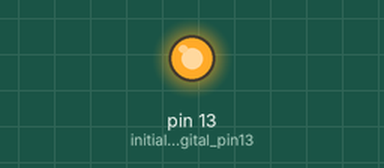
Simulated run of this sketch. Board: Arduino Uno, built with avr-gcc and run on an emulated ATmega328P. On the bench: output pins drawn as LEDs (lit = HIGH).

Above: at 0.5 s.
Timing chart, 0 to 3.0 s (numbered marks = the images above):
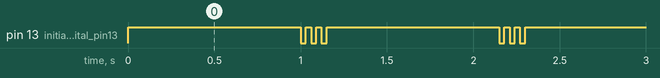

The sketch:

code_1_glow_A_led.ino
```cpp
void setup() {
  // put your setup code here, to run once:
  pinMode(13,OUTPUT);   // initialize digital pin13 as an output

}

void loop() {
  // put your main code here, to run repeatedly:
   digitalWrite(13,HIGH);    //set pin13 as high
   delay(1000);                    // keep it high
   digitalWrite(13,LOW);        //set pin 13 as low
   delay(30);
   digitalWrite(13,HIGH);    //set pin13 as high
   delay(30);                    // keep it high
   digitalWrite(13,LOW);        //set pin 13 as low
   delay(30);
   digitalWrite(13,HIGH);    //set pin13 as high
   delay(30);                    // keep it high
   digitalWrite(13,LOW);        //set pin 13 as low
   delay(30);
}
```

Measured:
- by itself, pin 13 (initialize_digital_pin13): repeats every 1.2 s: 2 × (LOW 0.03 s, HIGH 0.03 s), LOW 0.03 s, HIGH 1.0 s
